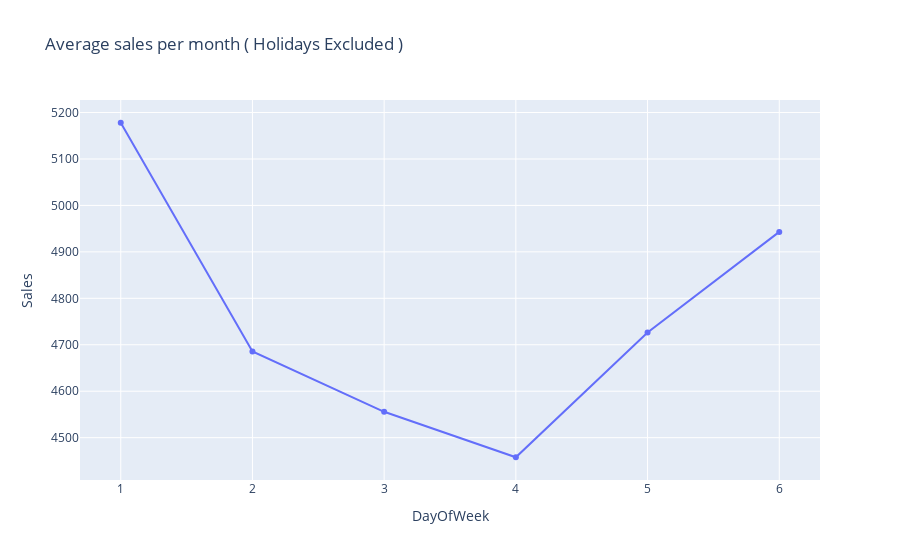

Source (notebook cell):
### Code cell
axis = first_store_open.groupby('DayOfWeek')[['Sales']].mean()
fig = px.line(axis, x = axis.index, y = 'Sales', title = 'Average sales per month ( Holidays Excluded )', markers = True)
fig.show()

### Figure 1 — Plotly figure (JSON) as saved in the notebook; plotly's stock layout.template omitted (floating-point values rounded to 4 significant figures)
{"data": [{"hovertemplate": "DayOfWeek=%{x}<br>Sales=%{y}<extra></extra>", "legendgroup": "", "line": {"color": "#636efa", "dash": "solid"}, "marker": {"symbol": "circle"}, "mode": "lines+markers", "name": "", "orientation": "v", "showlegend": false, "type": "scatter", "x": [1, 2, 3, 4, 5, 6], "xaxis": "x", "y": [5178.0, 4686.0, 4556.0, 4458.0, 4726.0, 4943.0], "yaxis": "y"}], "layout": {"legend": {"tracegroupgap": 0}, "title": {"text": "Average sales per month ( Holidays Excluded )"}, "xaxis": {"anchor": "y", "domain": [0, 1], "title": {"text": "DayOfWeek"}}, "yaxis": {"anchor": "x", "domain": [0, 1], "title": {"text": "Sales"}}}}
